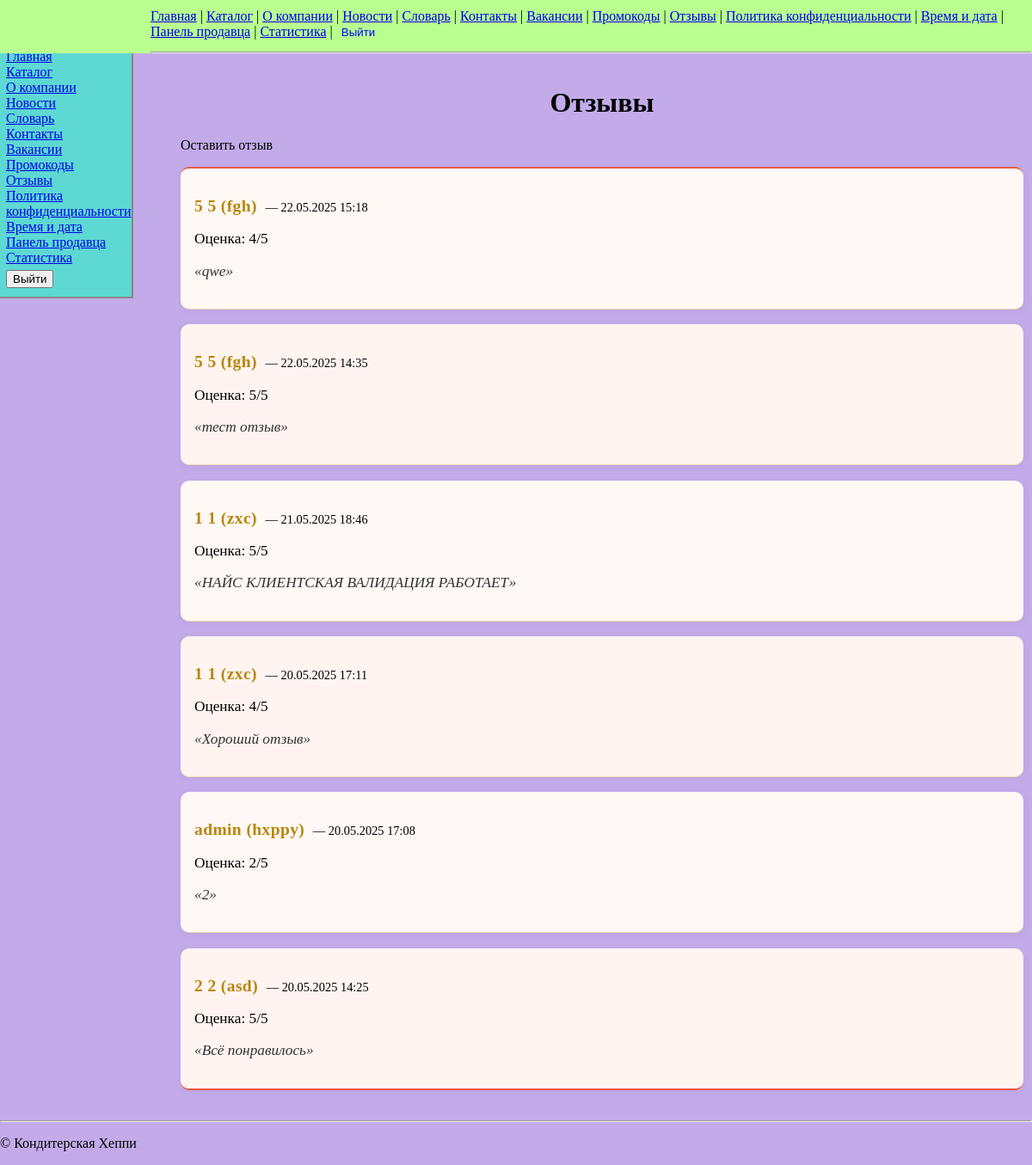
Page /reviews/ (signed in) on the earlier database version.
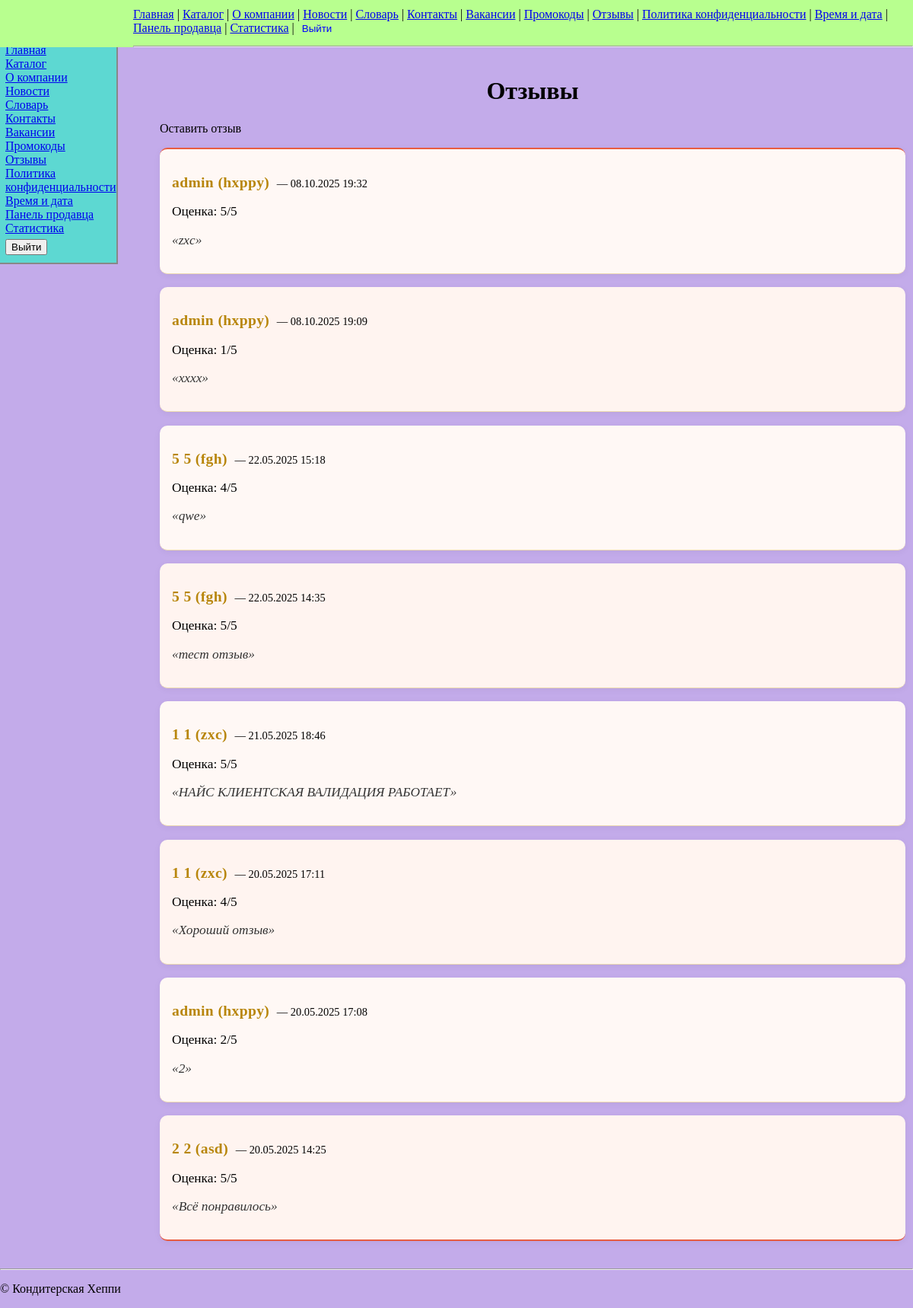
Same page on the later database version.
### shop/models.py (models this page shows, shortened)
class Review(models.Model):
    user         = models.ForeignKey(settings.AUTH_USER_MODEL,
                                     on_delete=models.SET_NULL, null=True, blank=True)
    name         = models.CharField(max_length=100)
    rating       = models.PositiveSmallIntegerField()
    text         = models.TextField()
    published_at = models.DateTimeField(auto_now_add=True)

### shop/views.py (the view)
# urls.py: re_path(r'^reviews/$', views.ReviewListView.as_view(), name='reviews'),
class ReviewListView(ListView):
    model = Review
    template_name = 'shop/reviews.html'
    context_object_name = 'reviews'
    paginate_by = 10
    ordering = ['-published_at']

### shop/templates/shop/reviews.html (shortened to what this page needs)
{% extends 'base.html' %}
{% block content %}
<div class="reviews-page">
  <h1>Отзывы</h1>
  <p><a href="{% url 'shop:review_create' %}">Оставить отзыв</a></p>
  <ul>
    {% for r in reviews %}
      <li style="margin-bottom:1em;">
        <p>
          <strong>
            {% if r.user %}
              {{ r.user.get_full_name }}
              ({{ r.user.username }})
            {% else %}
              {{ r.name }}
            {% endif %}
          </strong>
          &nbsp;<small>— {{ r.published_at|date:"d.m.Y H:i" }}</small>
        </p>
        <div>Оценка: {{ r.rating }}/5</div>
        <p>
          <q lang="ru">{{ r.text }}</q>
        </p>
      </li>
    {% empty %}
      <li>Нет отзывов.</li>
    {% endfor %}
  </ul>
</div>
{% endblock %}

Differences in the rows shown:
added Review: user.get_full_name "admin", user.username "hxppy", published_at "08.10.2025 19:32", rating "5", text "zxc"
added Review: user.get_full_name "admin", user.username "hxppy", published_at "08.10.2025 19:09", rating "1", text "xxxx"
